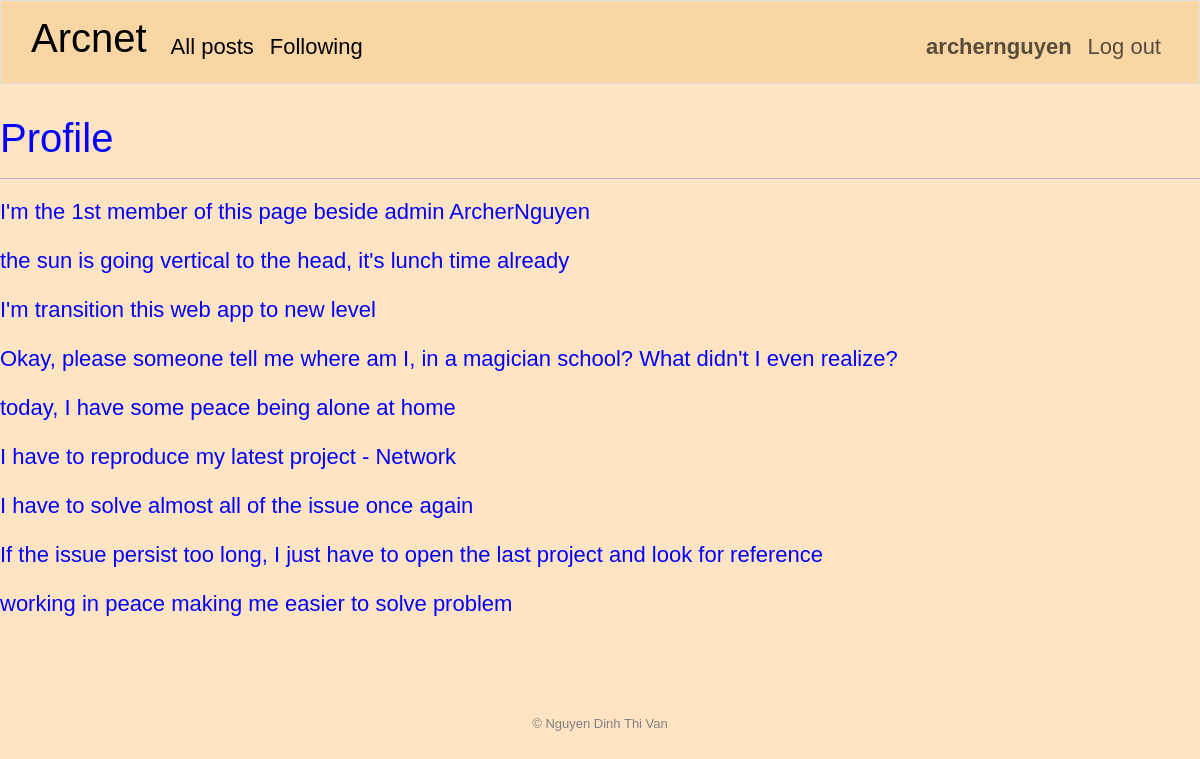
Screenshot of /profile/2 (signed in) with the database file from the repository.
### arc/models.py (models this page shows, shortened)
class User(AbstractUser):
    following = models.ManyToManyField('self', blank=True, symmetrical=False, related_name="followers")

class Post(models.Model):
    author = models.ForeignKey(User, related_name='posts', on_delete=models.CASCADE)
    content = models.TextField(blank=True)
    created = models.DateTimeField(auto_now_add=True)

### arc/views.py (the view)
# urls.py: path('profile/<int:author_id>', views.profile, name='profile')
@csrf_exempt
def profile(request, author_id):
    author = User.objects.get(pk=author_id)
    posts = Post.objects.filter(author=author)
    return render(request, "arc/profile.html", {
        "posts": posts
    })

### arc/templates/arc/profile.html (shortened to what this page needs)
{% extends "arc/layout.html" %}
{% load static %}
{% block main %}
    <h1>Profile</h1>
    <hr>
    {% for post in posts %}
        <p>{{ post.content }}</p>
    {% endfor %}
{% endblock %}

### arc/templates/arc/layout.html (shortened to what this page needs)
{% load static %}
<!DOCTYPE html>
<html lang="en">
    <head>
        <link href="https://cdn.jsdelivr.net/npm/bootstrap@5.3.1/dist/css/bootstrap.min.css" rel="stylesheet">
        <link rel="stylesheet" href="{% static 'arc/bootstrap.css' %}">
        <link rel="stylesheet" href="{% static 'arc/styles.css' %}">
    </head>
    <body>
        <nav class="navbar navbar-expand-lg navbar-custom border">
            <a class="navbar-brand" href="{% url 'index' %}"><span><h1>Arcnet</h1></span></a>
            <div class="collapse navbar-collapse" id="navbar">
                <ul class="navbar-nav me-auto mt-2">
                    <li class="nav-item">
                        <a href="{% url 'index' %}" class="nav-link active">All posts</a>
                    </li>
                    {% if user.is_authenticated %}
                        <li class="nav-item">
                            <a class="nav-link active" href="#">Following</a>
                        </li>
                    {% endif %}
                </ul>
                <ul class="navbar-nav ms-auto mt-2">
                    {% if user.is_authenticated %}
                        <li class="nav-item">
                            <a class="nav-link"><strong>{{ request.user.username }}</strong></a>
                        </li>
                        <li class="nav-item">
                            <a class="nav-link" href="{% url 'logout' %}">Log out</a>
                        </li>
                    {% endif %}
                </ul>
            </div>
        </nav>
        <main>{% block main %}{% endblock %}</main>
        <footer class="text-center">
            &#169; Nguyen Dinh Thi Van
        </footer>
    </body>
</html>

### arc/static/arc/styles.css (style rules this page uses)
body { font-family: sans-serif; font-size: 22px; font-style: bold; }
body { color: blue; background-color: bisque; }
footer { color: grey; font-family: sans-serif; font-size: 13px; }
main { min-height: 600px; }
.navbar-custom { padding-left: 30px; padding-right: 30px; background: #FAD6A5; margin-bottom: 30px; }

### rows the page displays
User: user.username "archernguyen"
Post: content "I'm the 1st member of this page beside admin ArcherNguyen"
Post: content "the sun is going vertical to the head, it's lunch time already"
Post: content "I'm transition this web app to new level"
Post: content "Okay, please someone tell me where am I, in a magician school? What didn't I even realize?"
Post: content "today, I have some peace being alone at home"
Post: content "I have to reproduce my latest project - Network"
Post: content "I have to solve almost all of the issue once again"
Post: content "If the issue persist too long, I just have to open the last project and look for reference"
Post: content "working in peace making me easier to solve problem"
